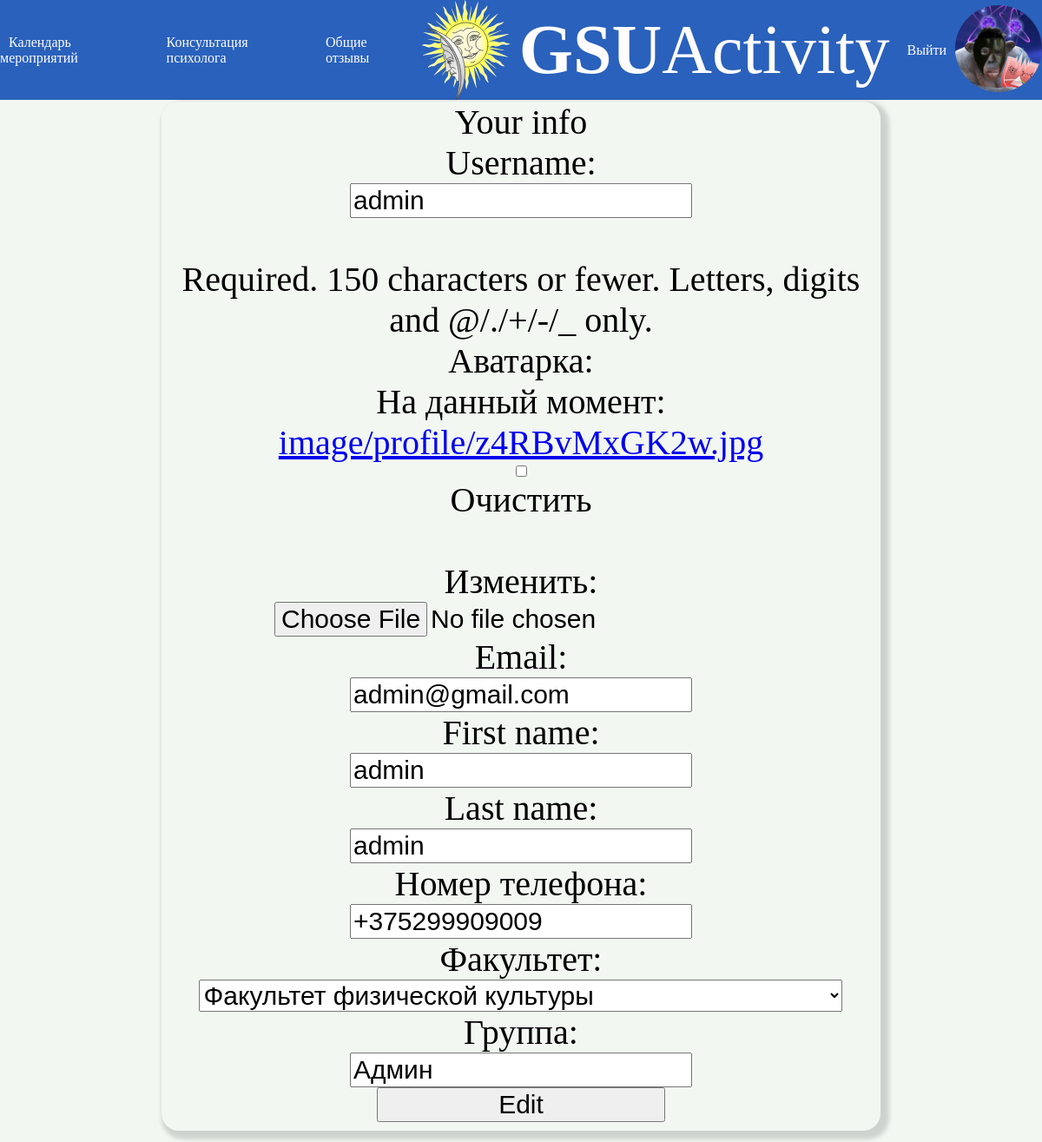
Screenshot of /profile/change (signed in) with the database file from the repository.
### news/models.py (models this page shows)
class AdvUser(AbstractUser):
    fac = (
        ('bio','Биологический факультет'),
        ('geo','Геолого-географический факультет'),
        ('ist','Факультет истории и межкультурных коммуникаций'),
        ('in','Факультет иностранных языков'),
        ('mat','Факультет математитики и ТП'),
        ('psi','Факультет психологии и педагогики'),
        ('fiz','Факультет физики и ИТ'),
        ('ffk','Факультет физической культуры'),
        ('fil','Филологический факультет'),
        ('eko','Экономический факультет'),
        ('yr','Юридичесий факультет'),
        )
    is_activated = models.BooleanField(default=True, db_index=True,verbose_name='Прошел активацию')
    avatar = models.ImageField(null=True, blank=True, upload_to="image/profile/",verbose_name='Аватарка')
    phone_num = models.CharField(unique = True, null = True, blank = False, max_length=13,verbose_name='Номер телефона')
    faculty = models.CharField(null = True, blank =False,choices=fac,max_length=50,verbose_name='Факультет')
    group = models.CharField(null = True, blank = False,max_length=10,verbose_name='Группа')
    class Meta(AbstractUser.Meta):
        pass

### news/views.py (the view)
# urls.py: path('profile/change', ChangeUserInfoView.as_view(), name='profile_change'),
class ChangeUserInfoView(SuccessMessageMixin, LoginRequiredMixin, UpdateView):
    model = AdvUser
    template_name = 'news/change_user_info.html'
    form_class = ChangeUserInfoForm
    success_url = reverse_lazy('news:profile')
    success_message = 'Info changed'
    def dispatch(self, request, *args, **kwargs):
        self.user_id = request.user.pk
        return super().dispatch(request, *args, **kwargs)
    def get_object(self, queryset=None):
        if not queryset:
            queryset = self.get_queryset()
        return get_object_or_404(queryset, pk=self.user_id)

### news/forms.py
class ChangeUserInfoForm(forms.ModelForm):
    email = forms.EmailField(required=True, label='Email')
    class Meta:
        model = AdvUser
        fields = ('username', 'avatar', 'email', 'first_name', 'last_name','phone_num','faculty','group')

### news/templates/news/change_user_info.html (shortened to what this page needs)
{% extends "layout/basic.html" %}
{% load bootstrap4 %}
{% block content %}
<div class="profile">
	Your info
	<form method="post" enctype="multipart/form-data">
	{{ form }}
	<button type="submit">Edit</button>
	</form>
</div>
{% endblock %}

### news/templates/layout/basic.html (shortened to what this page needs)
{% load static %}
<!DOCTYPE html>
<html>
<head>
	<link rel="stylesheet" type="text/css" href="{% static 'news/style.css' %}">
</head>
<body>
	<header>
		<nav class="nav">
			<div class="dropdown">
				<a href="{% url 'news:index' %}"  class="link dropdtn">Календарь мероприятий</a>
			</div>
			<a href="{% url 'news:consult' %}"  class="link">Консультация психолога</a>
			<a href="{% url 'news:otz' %}"  class="link">Общие отзывы</a>
  		</nav>
  		<div class="logo ">
  			<img src="\static\news\logo.svg"><a href="{% url 'news:index' %} " class="logo_link"><strong>GSU</strong>Activity</a>
  		</div>
     	<div class="log">
     		{% if user.is_authenticated %}
     			<a href="{% url 'news:logout' %}" class="link">Выйти</a>
				<a href="{% url 'news:profile' %}">
					{% if user.avatar %}
      					<img class="avatar" src="{{ user.avatar.url }}">
    				{% else %}
      					<img class="avatar" src="\static\news\user.png">
    				{% endif %}
			    </a>
			{% else %}
				<a href="{% url 'news:login' %}" class="link">Войти</a>
				<a href="{% url 'news:register' %}" class="link">Регистрация</a>
			{% endif %}
		</div>
	</header>
	<section>
		{% block content %}
		{% endblock %}
	</section>
</body>
</html>

### news/static/news/style.css (style rules this page uses)
body { background: #F2F7F2; background-attachment: fixed; background-size: cover; }
header { display: flex; justify-content: space-around; background: #2961BC; flex-direction: row; align-items: center; margin: -8px; }
.logo { display: flex; align-items: center; font-size: 80px; }
.nav { display: flex; align-items: center; }
.log { display: flex; align-items: center; }
section { display: flex; flex-direction: column; align-items: center; flex-wrap:wrap; }
form { display: flex; flex-direction: column; align-items: center; }
form select { font-size: 30px; }
input { font-size: 30px; }
.avatar { width: 100px; height: 100px; border-radius: 50%; }
.link { margin: 10px; text-decoration: none; color: #fffcff; }
.logo_link { color: #fffcff; margin: 10px; text-decoration: none; }
.profile { margin-top: 10px; font-size: 40px; margin-bottom: 5px; border-radius: 20px; width:70%; box-shadow: 5px 5px 5px 5px rgba(0,0,0,0.15); margin-bottom: 5px; padding-bottom: 10px; display: flex; flex-direction: column; align-items: center; text-align: center; flex-wrap:wrap; }
.profile button { width: 40%; font-size: 30px; }
.dropdown { position: relative; }

### rows the page displays
AdvUser: avatar (picture), username "admin", email "admin@gmail.com", first_name "admin", last_name "admin", phone_num "+375299909009", faculty "Факультет физической культуры", group "Админ"
